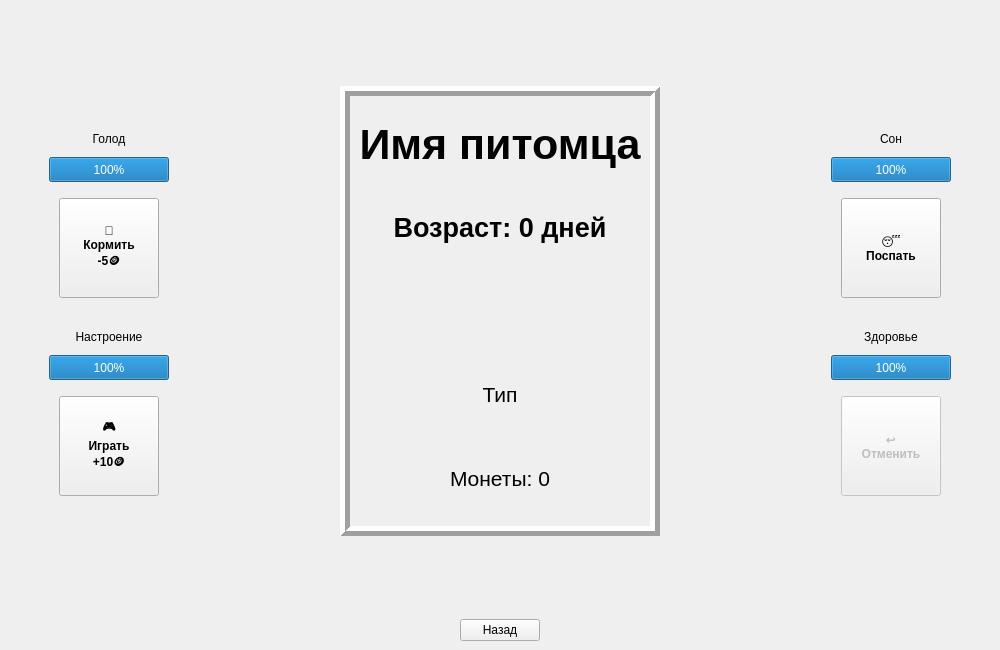
<?xml version="1.0" encoding="UTF-8"?>
<ui version="4.0">
 <class>PetManagementWindow</class>
 <widget class="QMainWindow" name="PetManagementWindow">
  <property name="geometry">
   <rect>
    <x>0</x>
    <y>0</y>
    <width>1000</width>
    <height>650</height>
   </rect>
  </property>
  <property name="windowTitle">
   <string>Управление питомцем</string>
  </property>
  <widget class="QWidget" name="centralWidget">
   <layout class="QVBoxLayout" name="verticalLayout">
    <item>
     <spacer name="topSpacer">
      <property name="orientation">
       <enum>Qt::Vertical</enum>
      </property>
      <property name="sizeHint" stdset="0">
       <size>
        <width>20</width>
        <height>40</height>
       </size>
      </property>
     </spacer>
    </item>
    <item>
     <layout class="QHBoxLayout" name="mainLayout">
      <item>
       <layout class="QVBoxLayout" name="leftButtonsLayout">
        <item>
         <spacer name="leftTopSpacer">
          <property name="orientation">
           <enum>Qt::Vertical</enum>
          </property>
          <property name="sizeHint" stdset="0">
           <size>
            <width>20</width>
            <height>40</height>
           </size>
          </property>
         </spacer>
        </item>
        <item>
         <layout class="QVBoxLayout" name="hungerGroupLayout">
          <item>
           <layout class="QHBoxLayout" name="hungerLabelLayout">
            <item>
             <spacer name="hungerLabelLeftSpacer">
              <property name="orientation">
               <enum>Qt::Horizontal</enum>
              </property>
              <property name="sizeHint" stdset="0">
               <size>
                <width>40</width>
                <height>20</height>
               </size>
              </property>
             </spacer>
            </item>
            <item>
             <widget class="QLabel" name="hungerLabel">
              <property name="minimumSize">
               <size>
                <width>120</width>
                <height>25</height>
               </size>
              </property>
              <property name="maximumSize">
               <size>
                <width>120</width>
                <height>25</height>
               </size>
              </property>
              <property name="text">
               <string>Голод</string>
              </property>
              <property name="alignment">
               <set>Qt::AlignCenter</set>
              </property>
             </widget>
            </item>
            <item>
             <spacer name="hungerLabelRightSpacer">
              <property name="orientation">
               <enum>Qt::Horizontal</enum>
              </property>
              <property name="sizeHint" stdset="0">
               <size>
                <width>40</width>
                <height>20</height>
               </size>
              </property>
             </spacer>
            </item>
           </layout>
          </item>
          <item>
           <layout class="QHBoxLayout" name="hungerProgressBarLayout">
            <item>
             <spacer name="hungerProgressBarLeftSpacer">
              <property name="orientation">
               <enum>Qt::Horizontal</enum>
              </property>
              <property name="sizeHint" stdset="0">
               <size>
                <width>40</width>
                <height>20</height>
               </size>
              </property>
             </spacer>
            </item>
            <item>
             <widget class="QProgressBar" name="hungerProgressBar">
              <property name="minimumSize">
               <size>
                <width>120</width>
                <height>25</height>
               </size>
              </property>
              <property name="maximumSize">
               <size>
                <width>120</width>
                <height>25</height>
               </size>
              </property>
              <property name="value">
               <number>100</number>
              </property>
             </widget>
            </item>
            <item>
             <spacer name="hungerProgressBarRightSpacer">
              <property name="orientation">
               <enum>Qt::Horizontal</enum>
              </property>
              <property name="sizeHint" stdset="0">
               <size>
                <width>40</width>
                <height>20</height>
               </size>
              </property>
             </spacer>
            </item>
           </layout>
          </item>
          <item>
           <spacer name="hungerSpacer">
            <property name="orientation">
             <enum>Qt::Vertical</enum>
            </property>
            <property name="sizeHint" stdset="0">
             <size>
              <width>20</width>
              <height>10</height>
             </size>
            </property>
           </spacer>
          </item>
          <item>
           <layout class="QHBoxLayout" name="hungerButtonLayout">
            <item>
             <spacer name="hungerLeftSpacer">
              <property name="orientation">
               <enum>Qt::Horizontal</enum>
              </property>
              <property name="sizeHint" stdset="0">
               <size>
                <width>40</width>
                <height>20</height>
               </size>
              </property>
             </spacer>
            </item>
            <item>
             <widget class="QPushButton" name="feedButton">
              <property name="minimumSize">
               <size>
                <width>100</width>
                <height>100</height>
               </size>
              </property>
              <property name="maximumSize">
               <size>
                <width>100</width>
                <height>100</height>
               </size>
              </property>
              <property name="font">
               <font>
                <weight>75</weight>
                <bold>true</bold>
               </font>
              </property>
              <property name="text">
               <string>🍖
Кормить
-5🪙</string>
              </property>
             </widget>
            </item>
            <item>
             <spacer name="hungerRightSpacer">
              <property name="orientation">
               <enum>Qt::Horizontal</enum>
              </property>
              <property name="sizeHint" stdset="0">
               <size>
                <width>40</width>
                <height>20</height>
               </size>
              </property>
             </spacer>
            </item>
           </layout>
          </item>
         </layout>
        </item>
        <item>
         <spacer name="leftMiddleSpacer">
          <property name="orientation">
           <enum>Qt::Vertical</enum>
          </property>
          <property name="sizeHint" stdset="0">
           <size>
            <width>20</width>
            <height>20</height>
           </size>
          </property>
         </spacer>
        </item>
        <item>
         <layout class="QVBoxLayout" name="moodGroupLayout">
          <item>
           <layout class="QHBoxLayout" name="moodLabelLayout">
            <item>
             <spacer name="moodLabelLeftSpacer">
              <property name="orientation">
               <enum>Qt::Horizontal</enum>
              </property>
              <property name="sizeHint" stdset="0">
               <size>
                <width>40</width>
                <height>20</height>
               </size>
              </property>
             </spacer>
            </item>
            <item>
             <widget class="QLabel" name="moodLabel">
              <property name="minimumSize">
               <size>
                <width>120</width>
                <height>25</height>
               </size>
              </property>
              <property name="maximumSize">
               <size>
                <width>120</width>
                <height>25</height>
               </size>
              </property>
              <property name="text">
               <string>Настроение</string>
              </property>
              <property name="alignment">
               <set>Qt::AlignCenter</set>
              </property>
             </widget>
            </item>
            <item>
             <spacer name="moodLabelRightSpacer">
              <property name="orientation">
               <enum>Qt::Horizontal</enum>
              </property>
              <property name="sizeHint" stdset="0">
               <size>
                <width>40</width>
                <height>20</height>
               </size>
              </property>
             </spacer>
            </item>
           </layout>
          </item>
          <item>
           <layout class="QHBoxLayout" name="moodProgressBarLayout">
            <item>
             <spacer name="moodProgressBarLeftSpacer">
              <property name="orientation">
               <enum>Qt::Horizontal</enum>
              </property>
              <property name="sizeHint" stdset="0">
               <size>
                <width>40</width>
                <height>20</height>
               </size>
              </property>
             </spacer>
            </item>
            <item>
             <widget class="QProgressBar" name="moodProgressBar">
              <property name="minimumSize">
               <size>
                <width>120</width>
                <height>25</height>
               </size>
              </property>
              <property name="maximumSize">
               <size>
                <width>120</width>
                <height>25</height>
               </size>
              </property>
              <property name="value">
               <number>100</number>
              </property>
             </widget>
            </item>
            <item>
             <spacer name="moodProgressBarRightSpacer">
              <property name="orientation">
               <enum>Qt::Horizontal</enum>
              </property>
              <property name="sizeHint" stdset="0">
               <size>
                <width>40</width>
                <height>20</height>
               </size>
              </property>
             </spacer>
            </item>
           </layout>
          </item>
          <item>
           <spacer name="moodSpacer">
            <property name="orientation">
             <enum>Qt::Vertical</enum>
            </property>
            <property name="sizeHint" stdset="0">
             <size>
              <width>20</width>
              <height>10</height>
             </size>
            </property>
           </spacer>
          </item>
          <item>
           <layout class="QHBoxLayout" name="moodButtonLayout">
            <item>
             <spacer name="moodLeftSpacer">
              <property name="orientation">
               <enum>Qt::Horizontal</enum>
              </property>
              <property name="sizeHint" stdset="0">
               <size>
                <width>40</width>
                <height>20</height>
               </size>
              </property>
             </spacer>
            </item>
            <item>
             <widget class="QPushButton" name="playButton">
              <property name="minimumSize">
               <size>
                <width>100</width>
                <height>100</height>
               </size>
              </property>
              <property name="maximumSize">
               <size>
                <width>100</width>
                <height>100</height>
               </size>
              </property>
              <property name="font">
               <font>
                <weight>75</weight>
                <bold>true</bold>
               </font>
              </property>
              <property name="text">
               <string>🎮
Играть
+10🪙</string>
              </property>
             </widget>
            </item>
            <item>
             <spacer name="moodRightSpacer">
              <property name="orientation">
               <enum>Qt::Horizontal</enum>
              </property>
              <property name="sizeHint" stdset="0">
               <size>
                <width>40</width>
                <height>20</height>
               </size>
              </property>
             </spacer>
            </item>
           </layout>
          </item>
         </layout>
        </item>
        <item>
         <spacer name="leftBottomSpacer">
          <property name="orientation">
           <enum>Qt::Vertical</enum>
          </property>
          <property name="sizeHint" stdset="0">
           <size>
            <width>20</width>
            <height>40</height>
           </size>
          </property>
         </spacer>
        </item>
       </layout>
      </item>
      <item>
       <spacer name="leftMainSpacer">
        <property name="orientation">
         <enum>Qt::Horizontal</enum>
        </property>
        <property name="sizeHint" stdset="0">
         <size>
          <width>50</width>
          <height>20</height>
         </size>
        </property>
       </spacer>
      </item>
      <item>
       <widget class="QFrame" name="petImageFrame">
        <property name="frameShape">
         <enum>QFrame::Box</enum>
        </property>
        <property name="frameShadow">
         <enum>QFrame::Raised</enum>
        </property>
        <property name="lineWidth">
         <number>5</number>
        </property>
        <layout class="QVBoxLayout" name="imageLayout">
         <item>
          <widget class="QLabel" name="petNameLabel">
           <property name="font">
            <font>
             <pointsize>32</pointsize>
             <weight>75</weight>
             <bold>true</bold>
            </font>
           </property>
           <property name="text">
            <string>Имя питомца</string>
           </property>
           <property name="alignment">
            <set>Qt::AlignCenter</set>
           </property>
          </widget>
         </item>
         <item>
          <widget class="QLabel" name="ageLabel">
           <property name="font">
            <font>
             <pointsize>20</pointsize>
             <weight>75</weight>
             <bold>true</bold>
            </font>
           </property>
           <property name="text">
            <string>Возраст: 0 дней</string>
           </property>
           <property name="alignment">
            <set>Qt::AlignCenter</set>
           </property>
          </widget>
         </item>
         <item>
          <widget class="QLabel" name="petIconLabel">
           <property name="text">
            <string/>
           </property>
           <property name="scaledContents">
            <bool>true</bool>
           </property>
           <property name="alignment">
            <set>Qt::AlignCenter</set>
           </property>
          </widget>
         </item>
         <item>
          <widget class="QLabel" name="petTypeLabel">
           <property name="font">
            <font>
             <pointsize>16</pointsize>
            </font>
           </property>
           <property name="text">
            <string>Тип</string>
           </property>
           <property name="alignment">
            <set>Qt::AlignCenter</set>
           </property>
          </widget>
         </item>
         <item>
          <widget class="QLabel" name="coinsLabel">
           <property name="font">
            <font>
             <pointsize>16</pointsize>
            </font>
           </property>
           <property name="text">
            <string>Монеты: 0</string>
           </property>
           <property name="alignment">
            <set>Qt::AlignCenter</set>
           </property>
          </widget>
         </item>
        </layout>
       </widget>
      </item>
      <item>
       <spacer name="rightMainSpacer">
        <property name="orientation">
         <enum>Qt::Horizontal</enum>
        </property>
        <property name="sizeHint" stdset="0">
         <size>
          <width>50</width>
          <height>20</height>
         </size>
        </property>
       </spacer>
      </item>
      <item>
       <layout class="QVBoxLayout" name="rightButtonsLayout">
        <item>
         <spacer name="rightTopSpacer">
          <property name="orientation">
           <enum>Qt::Vertical</enum>
          </property>
          <property name="sizeHint" stdset="0">
           <size>
            <width>20</width>
            <height>40</height>
           </size>
          </property>
         </spacer>
        </item>
        <item>
         <layout class="QVBoxLayout" name="sleepGroupLayout">
          <item>
           <layout class="QHBoxLayout" name="sleepLabelLayout">
            <item>
             <spacer name="sleepLabelLeftSpacer">
              <property name="orientation">
               <enum>Qt::Horizontal</enum>
              </property>
              <property name="sizeHint" stdset="0">
               <size>
                <width>40</width>
                <height>20</height>
               </size>
              </property>
             </spacer>
            </item>
            <item>
             <widget class="QLabel" name="sleepLabel">
              <property name="minimumSize">
               <size>
                <width>120</width>
                <height>25</height>
               </size>
              </property>
              <property name="maximumSize">
               <size>
                <width>120</width>
                <height>25</height>
               </size>
              </property>
              <property name="text">
               <string>Сон</string>
              </property>
              <property name="alignment">
               <set>Qt::AlignCenter</set>
              </property>
             </widget>
            </item>
            <item>
             <spacer name="sleepLabelRightSpacer">
              <property name="orientation">
               <enum>Qt::Horizontal</enum>
              </property>
              <property name="sizeHint" stdset="0">
               <size>
                <width>40</width>
                <height>20</height>
               </size>
              </property>
             </spacer>
            </item>
           </layout>
          </item>
          <item>
           <layout class="QHBoxLayout" name="sleepProgressBarLayout">
            <item>
             <spacer name="sleepProgressBarLeftSpacer">
              <property name="orientation">
               <enum>Qt::Horizontal</enum>
              </property>
              <property name="sizeHint" stdset="0">
               <size>
                <width>40</width>
                <height>20</height>
               </size>
              </property>
             </spacer>
            </item>
            <item>
             <widget class="QProgressBar" name="sleepProgressBar">
              <property name="minimumSize">
               <size>
                <width>120</width>
                <height>25</height>
               </size>
              </property>
              <property name="maximumSize">
               <size>
                <width>120</width>
                <height>25</height>
               </size>
              </property>
              <property name="value">
               <number>100</number>
              </property>
             </widget>
            </item>
            <item>
             <spacer name="sleepProgressBarRightSpacer">
              <property name="orientation">
               <enum>Qt::Horizontal</enum>
              </property>
              <property name="sizeHint" stdset="0">
               <size>
                <width>40</width>
                <height>20</height>
               </size>
              </property>
             </spacer>
            </item>
           </layout>
          </item>
          <item>
           <spacer name="sleepSpacer">
            <property name="orientation">
             <enum>Qt::Vertical</enum>
            </property>
            <property name="sizeHint" stdset="0">
             <size>
              <width>20</width>
              <height>10</height>
             </size>
            </property>
           </spacer>
          </item>
          <item>
           <layout class="QHBoxLayout" name="sleepButtonLayout">
            <item>
             <spacer name="sleepLeftSpacer">
              <property name="orientation">
               <enum>Qt::Horizontal</enum>
              </property>
              <property name="sizeHint" stdset="0">
               <size>
                <width>40</width>
                <height>20</height>
               </size>
              </property>
             </spacer>
            </item>
            <item>
             <widget class="QPushButton" name="sleepButton">
              <property name="minimumSize">
               <size>
                <width>100</width>
                <height>100</height>
               </size>
              </property>
              <property name="maximumSize">
               <size>
                <width>100</width>
                <height>100</height>
               </size>
              </property>
              <property name="font">
               <font>
                <weight>75</weight>
                <bold>true</bold>
               </font>
              </property>
              <property name="text">
               <string>😴
Поспать</string>
              </property>
             </widget>
            </item>
            <item>
             <spacer name="sleepRightSpacer">
              <property name="orientation">
               <enum>Qt::Horizontal</enum>
              </property>
              <property name="sizeHint" stdset="0">
               <size>
                <width>40</width>
                <height>20</height>
               </size>
              </property>
             </spacer>
            </item>
           </layout>
          </item>
         </layout>
        </item>
        <item>
         <spacer name="rightMiddleSpacer">
          <property name="orientation">
           <enum>Qt::Vertical</enum>
          </property>
          <property name="sizeHint" stdset="0">
           <size>
            <width>20</width>
            <height>20</height>
           </size>
          </property>
         </spacer>
        </item>
        <item>
         <layout class="QVBoxLayout" name="healthGroupLayout">
          <item>
           <layout class="QHBoxLayout" name="healthLabelLayout">
            <item>
             <spacer name="healthLabelLeftSpacer">
              <property name="orientation">
               <enum>Qt::Horizontal</enum>
              </property>
              <property name="sizeHint" stdset="0">
               <size>
                <width>40</width>
                <height>20</height>
               </size>
              </property>
             </spacer>
            </item>
            <item>
             <widget class="QLabel" name="healthLabel">
              <property name="minimumSize">
               <size>
                <width>120</width>
                <height>25</height>
               </size>
              </property>
              <property name="maximumSize">
               <size>
                <width>120</width>
                <height>25</height>
               </size>
              </property>
              <property name="text">
               <string>Здоровье</string>
              </property>
              <property name="alignment">
               <set>Qt::AlignCenter</set>
              </property>
             </widget>
            </item>
            <item>
             <spacer name="healthLabelRightSpacer">
              <property name="orientation">
               <enum>Qt::Horizontal</enum>
              </property>
              <property name="sizeHint" stdset="0">
               <size>
                <width>40</width>
                <height>20</height>
               </size>
              </property>
             </spacer>
            </item>
           </layout>
          </item>
          <item>
           <layout class="QHBoxLayout" name="healthProgressBarLayout">
            <item>
             <spacer name="healthProgressBarLeftSpacer">
              <property name="orientation">
               <enum>Qt::Horizontal</enum>
              </property>
              <property name="sizeHint" stdset="0">
               <size>
                <width>40</width>
                <height>20</height>
               </size>
              </property>
             </spacer>
            </item>
            <item>
             <widget class="QProgressBar" name="healthProgressBar">
              <property name="minimumSize">
               <size>
                <width>120</width>
                <height>25</height>
               </size>
              </property>
              <property name="maximumSize">
               <size>
                <width>120</width>
                <height>25</height>
               </size>
              </property>
              <property name="value">
               <number>100</number>
              </property>
             </widget>
            </item>
            <item>
             <spacer name="healthProgressBarRightSpacer">
              <property name="orientation">
               <enum>Qt::Horizontal</enum>
              </property>
              <property name="sizeHint" stdset="0">
               <size>
                <width>40</width>
                <height>20</height>
               </size>
              </property>
             </spacer>
            </item>
           </layout>
          </item>
          <item>
           <spacer name="healthSpacer">
            <property name="orientation">
             <enum>Qt::Vertical</enum>
            </property>
            <property name="sizeHint" stdset="0">
             <size>
              <width>20</width>
              <height>10</height>
             </size>
            </property>
           </spacer>
          </item>
          <item>
           <layout class="QHBoxLayout" name="healthButtonLayout">
            <item>
             <spacer name="healthLeftSpacer">
              <property name="orientation">
               <enum>Qt::Horizontal</enum>
              </property>
              <property name="sizeHint" stdset="0">
               <size>
                <width>40</width>
                <height>20</height>
               </size>
              </property>
             </spacer>
            </item>
            <item>
             <widget class="QPushButton" name="undoButton">
              <property name="enabled">
               <bool>false</bool>
              </property>
              <property name="minimumSize">
               <size>
                <width>100</width>
                <height>100</height>
               </size>
              </property>
              <property name="maximumSize">
               <size>
                <width>100</width>
                <height>100</height>
               </size>
              </property>
              <property name="font">
               <font>
                <weight>75</weight>
                <bold>true</bold>
               </font>
              </property>
              <property name="text">
               <string>↩
Отменить</string>
              </property>
             </widget>
            </item>
            <item>
             <spacer name="healthRightSpacer">
              <property name="orientation">
               <enum>Qt::Horizontal</enum>
              </property>
              <property name="sizeHint" stdset="0">
               <size>
                <width>40</width>
                <height>20</height>
               </size>
              </property>
             </spacer>
            </item>
           </layout>
          </item>
         </layout>
        </item>
        <item>
         <spacer name="rightBottomSpacer">
          <property name="orientation">
           <enum>Qt::Vertical</enum>
          </property>
          <property name="sizeHint" stdset="0">
           <size>
            <width>20</width>
            <height>40</height>
           </size>
          </property>
         </spacer>
        </item>
       </layout>
      </item>
     </layout>
    </item>
    <item>
     <spacer name="bottomSpacer">
      <property name="orientation">
       <enum>Qt::Vertical</enum>
      </property>
      <property name="sizeHint" stdset="0">
       <size>
        <width>20</width>
        <height>40</height>
       </size>
      </property>
     </spacer>
    </item>
    <item>
     <layout class="QHBoxLayout" name="backButtonLayout">
      <item>
       <spacer name="backButtonLeftSpacer">
        <property name="orientation">
         <enum>Qt::Horizontal</enum>
        </property>
        <property name="sizeHint" stdset="0">
         <size>
          <width>40</width>
          <height>20</height>
         </size>
        </property>
       </spacer>
      </item>
      <item>
       <widget class="QPushButton" name="backButton">
        <property name="maximumSize">
         <size>
          <width>150</width>
          <height>45</height>
         </size>
        </property>
        <property name="text">
         <string>Назад</string>
        </property>
       </widget>
      </item>
      <item>
       <spacer name="backButtonRightSpacer">
        <property name="orientation">
         <enum>Qt::Horizontal</enum>
        </property>
        <property name="sizeHint" stdset="0">
         <size>
          <width>40</width>
          <height>20</height>
         </size>
        </property>
       </spacer>
      </item>
     </layout>
    </item>
   </layout>
  </widget>
 </widget>
 <resources/>
 <connections/>
</ui>
